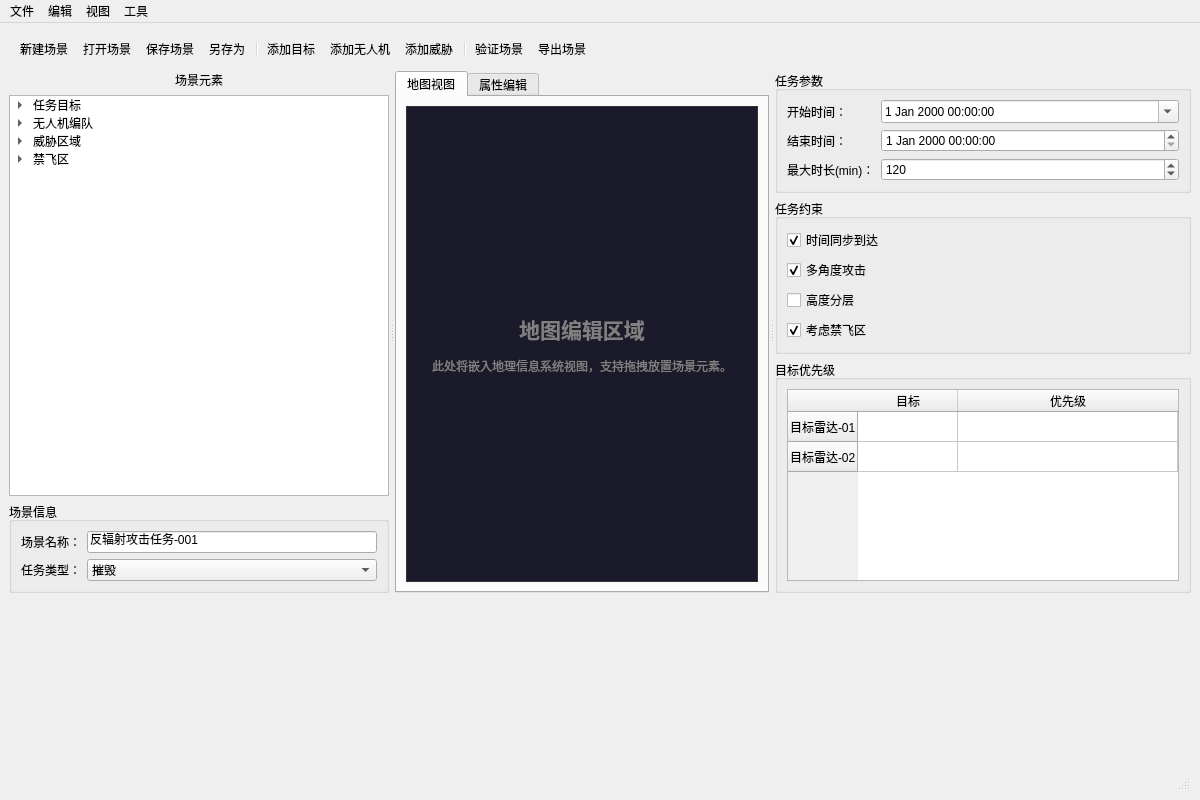
<?xml version="1.0" encoding="UTF-8"?>
<ui version="4.0">
 <class>MissionScenarioEditor</class>
 <widget class="QMainWindow" name="MissionScenarioEditor">
  <property name="geometry">
   <rect>
    <x>0</x>
    <y>0</y>
    <width>1200</width>
    <height>800</height>
   </rect>
  </property>
  <property name="windowTitle">
   <string>任务场景编辑 - 反辐射无人机仿真系统</string>
  </property>
  <widget class="QWidget" name="centralwidget">
   <layout class="QVBoxLayout" name="verticalLayout">
    <!-- 顶部工具栏 -->
    <item>
     <widget class="QToolBar" name="toolBar">
      <property name="iconSize">
       <size>
        <width>24</width>
        <height>24</height>
       </size>
      </property>
      <property name="toolButtonStyle">
       <enum>Qt::ToolButtonTextUnderIcon</enum>
      </property>
      <addaction name="actionNewScenario"/>
      <addaction name="actionOpenScenario"/>
      <addaction name="actionSaveScenario"/>
      <addaction name="actionSaveAs"/>
      <addaction name="separator"/>
      <addaction name="actionAddTarget"/>
      <addaction name="actionAddUAV"/>
      <addaction name="actionAddThreat"/>
      <addaction name="separator"/>
      <addaction name="actionValidate"/>
      <addaction name="actionExport"/>
     </widget>
    </item>
    <!-- 主分割区域 -->
    <item>
     <widget class="QSplitter" name="splitter">
      <property name="orientation">
       <enum>Qt::Horizontal</enum>
      </property>
      <property name="handleWidth">
       <number>6</number>
      </property>
      <!-- 左侧场景元素列表 -->
      <widget class="QWidget" name="leftPanel" native="true">
       <property name="minimumWidth">
        <number>250</number>
       </property>
       <property name="maximumWidth">
        <number>350</number>
       </property>
       <layout class="QVBoxLayout" name="verticalLayout_2">
        <item>
         <widget class="QLabel" name="labelScenarioElements">
          <property name="text">
           <string>场景元素</string>
          </property>
          <property name="alignment">
           <set>Qt::AlignCenter</set>
          </property>
         </widget>
        </item>
        <item>
         <widget class="QTreeWidget" name="treeScenario">
          <property name="headerHidden">
           <bool>true</bool>
          </property>
          <column>
           <property name="text">
            <string>元素</string>
           </property>
          </column>
          <item>
           <property name="text">
            <string>任务目标</string>
           </property>
           <item>
            <property name="text">
             <string>目标雷达-01 (火控雷达)</string>
            </property>
           </item>
           <item>
            <property name="text">
             <string>目标雷达-02 (预警雷达)</string>
            </property>
           </item>
          </item>
          <item>
           <property name="text">
            <string>无人机编队</string>
           </property>
           <item>
            <property name="text">
             <string>攻击机群 (12架)</string>
            </property>
           </item>
           <item>
            <property name="text">
             <string>侦察机群 (6架)</string>
            </property>
           </item>
          </item>
          <item>
           <property name="text">
            <string>威胁区域</string>
           </property>
           <item>
            <property name="text">
             <string>防空导弹阵地</string>
            </property>
           </item>
           <item>
            <property name="text">
             <string>高炮阵地</string>
            </property>
           </item>
          </item>
          <item>
           <property name="text">
            <string>禁飞区</string>
           </property>
           <item>
            <property name="text">
             <string>民航航线-01</string>
            </property>
           </item>
          </item>
         </widget>
        </item>
        <item>
         <widget class="QGroupBox" name="groupBoxScenarioInfo">
          <property name="title">
           <string>场景信息</string>
          </property>
          <layout class="QFormLayout" name="formLayout">
           <item row="0" column="0">
            <widget class="QLabel" name="labelScenarioName">
             <property name="text">
              <string>场景名称：</string>
             </property>
            </widget>
           </item>
           <item row="0" column="1">
            <widget class="QLineEdit" name="editScenarioName">
             <property name="text">
              <string>反辐射攻击任务-001</string>
             </property>
            </widget>
           </item>
           <item row="1" column="0">
            <widget class="QLabel" name="labelScenarioType">
             <property name="text">
              <string>任务类型：</string>
             </property>
            </widget>
           </item>
           <item row="1" column="1">
            <widget class="QComboBox" name="comboScenarioType">
             <item>
              <property name="text">
               <string>摧毁</string>
              </property>
             </item>
             <item>
              <property name="text">
               <string>压制</string>
              </property>
             </item>
             <item>
              <property name="text">
               <string>诱偏</string>
              </property>
             </item>
             <item>
              <property name="text">
               <string>侦察</string>
              </property>
             </item>
             <item>
              <property name="text">
               <string>综合</string>
              </property>
             </item>
            </widget>
           </item>
          </layout>
         </widget>
        </item>
       </layout>
      </widget>
      <!-- 中央地图/编辑区 -->
      <widget class="QTabWidget" name="tabWidget">
       <property name="currentIndex">
        <number>0</number>
       </property>
       <widget class="QWidget" name="tabMap">
        <attribute name="title">
         <string>地图视图</string>
        </attribute>
        <layout class="QVBoxLayout" name="verticalLayout_3">
         <item>
          <widget class="QLabel" name="labelMapPlaceholder">
           <property name="text">
            <string>&lt;html&gt;&lt;head/&gt;&lt;body&gt;&lt;p align=&quot;center&quot;&gt;&lt;span style=&quot; font-size:16pt; font-weight:600; color:#808080;&quot;&gt;地图编辑区域&lt;/span&gt;&lt;/p&gt;&lt;p align=&quot;center&quot;&gt;&lt;span style=&quot; color:#808080;&quot;&gt;此处将嵌入地理信息系统视图，支持拖拽放置场景元素。&lt;/span&gt;&lt;/p&gt;&lt;/body&gt;&lt;/html&gt;</string>
           </property>
           <property name="alignment">
            <set>Qt::AlignCenter</set>
           </property>
           <property name="wordWrap">
            <bool>true</bool>
           </property>
           <property name="styleSheet">
            <string notr="true">background-color: #1a1a2a; color: white; border: 1px solid #333;</string>
           </property>
          </widget>
         </item>
        </layout>
       </widget>
       <widget class="QWidget" name="tabProperties">
        <attribute name="title">
         <string>属性编辑</string>
        </attribute>
        <layout class="QVBoxLayout" name="verticalLayout_4">
         <item>
          <widget class="QGroupBox" name="groupBoxElementType">
           <property name="title">
            <string>当前选中元素</string>
           </property>
           <layout class="QFormLayout" name="formLayout_2">
            <item row="0" column="0">
             <widget class="QLabel" name="labelElementType">
              <property name="text">
               <string>类型：</string>
              </property>
             </widget>
            </item>
            <item row="0" column="1">
             <widget class="QLabel" name="labelElementTypeValue">
              <property name="text">
               <string>目标雷达</string>
              </property>
             </widget>
            </item>
            <item row="1" column="0">
             <widget class="QLabel" name="labelElementName">
              <property name="text">
               <string>名称：</string>
              </property>
             </widget>
            </item>
            <item row="1" column="1">
             <widget class="QLineEdit" name="editElementName">
              <property name="text">
               <string>目标雷达-01</string>
              </property>
             </widget>
            </item>
           </layout>
          </widget>
         </item>
         <item>
          <widget class="QGroupBox" name="groupBoxPosition">
           <property name="title">
            <string>位置信息</string>
           </property>
           <layout class="QGridLayout" name="gridLayout">
            <item row="0" column="0">
             <widget class="QLabel" name="labelLongitude">
              <property name="text">
               <string>经度：</string>
              </property>
             </widget>
            </item>
            <item row="0" column="1">
             <widget class="QDoubleSpinBox" name="spinLongitude">
              <property name="decimals">
               <number>4</number>
              </property>
              <property name="minimum">
               <double>-180.000000000000000</double>
              </property>
              <property name="maximum">
               <double>180.000000000000000</double>
              </property>
              <property name="value">
               <double>125.320000000000000</double>
              </property>
             </widget>
            </item>
            <item row="1" column="0">
             <widget class="QLabel" name="labelLatitude">
              <property name="text">
               <string>纬度：</string>
              </property>
             </widget>
            </item>
            <item row="1" column="1">
             <widget class="QDoubleSpinBox" name="spinLatitude">
              <property name="decimals">
               <number>4</number>
              </property>
              <property name="minimum">
               <double>-90.000000000000000</double>
              </property>
              <property name="maximum">
               <double>90.000000000000000</double>
              </property>
              <property name="value">
               <double>78.560000000000000</double>
              </property>
             </widget>
            </item>
            <item row="2" column="0">
             <widget class="QLabel" name="labelAltitude">
              <property name="text">
               <string>高度(m)：</string>
              </property>
             </widget>
            </item>
            <item row="2" column="1">
             <widget class="QSpinBox" name="spinAltitude">
              <property name="maximum">
               <number>10000</number>
              </property>
              <property name="value">
               <number>3500</number>
              </property>
             </widget>
            </item>
           </layout>
          </widget>
         </item>
         <item>
          <widget class="QGroupBox" name="groupBoxTargetSpecific">
           <property name="title">
            <string>目标属性</string>
           </property>
           <layout class="QFormLayout" name="formLayout_3">
            <item row="0" column="0">
             <widget class="QLabel" name="labelTargetType">
              <property name="text">
               <string>雷达类型：</string>
              </property>
             </widget>
            </item>
            <item row="0" column="1">
             <widget class="QComboBox" name="comboTargetType">
              <item>
               <property name="text">
                <string>火控雷达</string>
               </property>
              </item>
              <item>
               <property name="text">
                <string>预警雷达</string>
               </property>
              </item>
              <item>
               <property name="text">
                <string>跟踪雷达</string>
               </property>
              </item>
              <item>
               <property name="text">
                <string>搜索雷达</string>
               </property>
              </item>
              <item>
               <property name="text">
                <string>制导雷达</string>
               </property>
              </item>
             </widget>
            </item>
            <item row="1" column="0">
             <widget class="QLabel" name="labelThreatLevel">
              <property name="text">
               <string>威胁等级：</string>
              </property>
             </widget>
            </item>
            <item row="1" column="1">
             <widget class="QComboBox" name="comboThreatLevel">
              <item>
               <property name="text">
                <string>高</string>
               </property>
              </item>
              <item>
               <property name="text">
                <string>中</string>
               </property>
              </item>
              <item>
               <property name="text">
                <string>低</string>
               </property>
              </item>
             </widget>
            </item>
            <item row="2" column="0">
             <widget class="QLabel" name="labelFrequency">
              <property name="text">
               <string>工作频率(GHz)：</string>
              </property>
             </widget>
            </item>
            <item row="2" column="1">
             <widget class="QLineEdit" name="editFrequency">
              <property name="text">
               <string>2-18</string>
              </property>
             </widget>
            </item>
           </layout>
          </widget>
         </item>
        </layout>
       </widget>
      </widget>
      <!-- 右侧任务参数面板 -->
      <widget class="QWidget" name="rightPanel" native="true">
       <property name="minimumWidth">
        <number>200</number>
       </property>
       <property name="maximumWidth">
        <number>300</number>
       </property>
       <layout class="QVBoxLayout" name="verticalLayout_5">
        <item>
         <widget class="QGroupBox" name="groupBoxMissionParams">
          <property name="title">
           <string>任务参数</string>
          </property>
          <layout class="QFormLayout" name="formLayout_4">
           <item row="0" column="0">
            <widget class="QLabel" name="labelStartTime">
             <property name="text">
              <string>开始时间：</string>
             </property>
            </widget>
           </item>
           <item row="0" column="1">
            <widget class="QDateTimeEdit" name="dateTimeStart">
             <property name="calendarPopup">
              <bool>true</bool>
             </property>
            </widget>
           </item>
           <item row="1" column="0">
            <widget class="QLabel" name="labelEndTime">
             <property name="text">
              <string>结束时间：</string>
             </property>
            </widget>
           </item>
           <item row="1" column="1">
            <widget class="QDateTimeEdit" name="dateTimeEnd"/>
           </item>
           <item row="2" column="0">
            <widget class="QLabel" name="labelMaxDuration">
             <property name="text">
              <string>最大时长(min)：</string>
             </property>
            </widget>
           </item>
           <item row="2" column="1">
            <widget class="QSpinBox" name="spinMaxDuration">
             <property name="maximum">
              <number>1440</number>
             </property>
             <property name="value">
              <number>120</number>
             </property>
            </widget>
           </item>
          </layout>
         </widget>
        </item>
        <item>
         <widget class="QGroupBox" name="groupBoxConstraints">
          <property name="title">
           <string>任务约束</string>
          </property>
          <layout class="QVBoxLayout" name="verticalLayout_6">
           <item>
            <widget class="QCheckBox" name="checkTimeSynchronization">
             <property name="text">
              <string>时间同步到达</string>
             </property>
             <property name="checked">
              <bool>true</bool>
             </property>
            </widget>
           </item>
           <item>
            <widget class="QCheckBox" name="checkMultiAngle">
             <property name="text">
              <string>多角度攻击</string>
             </property>
             <property name="checked">
              <bool>true</bool>
             </property>
            </widget>
           </item>
           <item>
            <widget class="QCheckBox" name="checkHeightLayered">
             <property name="text">
              <string>高度分层</string>
             </property>
            </widget>
           </item>
           <item>
            <widget class="QCheckBox" name="checkNoFlyZones">
             <property name="text">
              <string>考虑禁飞区</string>
             </property>
             <property name="checked">
              <bool>true</bool>
             </property>
            </widget>
           </item>
          </layout>
         </widget>
        </item>
        <item>
         <widget class="QGroupBox" name="groupBoxPriority">
          <property name="title">
           <string>目标优先级</string>
          </property>
          <layout class="QVBoxLayout" name="verticalLayout_7">
           <item>
            <widget class="QTableWidget" name="tablePriority">
             <property name="columnCount">
              <number>2</number>
             </property>
             <attribute name="horizontalHeaderStretchLastSection">
              <bool>true</bool>
             </attribute>
             <column>
              <property name="text">
               <string>目标</string>
              </property>
             </column>
             <column>
              <property name="text">
               <string>优先级</string>
              </property>
             </column>
             <row>
              <property name="text">
               <string>目标雷达-01</string>
              </property>
             </row>
             <row>
              <property name="text">
               <string>目标雷达-02</string>
              </property>
             </row>
            </widget>
           </item>
          </layout>
         </widget>
        </item>
       </layout>
      </widget>
     </widget>
    </item>
    <!-- 底部状态栏 -->
    <item>
     <widget class="QStatusBar" name="statusbar"/>
    </item>
   </layout>
  </widget>
  <widget class="QMenuBar" name="menubar">
   <property name="geometry">
    <rect>
     <x>0</x>
     <y>0</y>
     <width>1200</width>
     <height>22</height>
    </rect>
   </property>
   <widget class="QMenu" name="menuFile">
    <property name="title">
     <string>文件</string>
    </property>
    <addaction name="actionNewScenario"/>
    <addaction name="actionOpenScenario"/>
    <addaction name="actionSaveScenario"/>
    <addaction name="actionSaveAs"/>
    <addaction name="separator"/>
    <addaction name="actionExport"/>
    <addaction name="actionExit"/>
   </widget>
   <widget class="QMenu" name="menuEdit">
    <property name="title">
     <string>编辑</string>
    </property>
    <addaction name="actionAddTarget"/>
    <addaction name="actionAddUAV"/>
    <addaction name="actionAddThreat"/>
    <addaction name="separator"/>
    <addaction name="actionDelete"/>
   </widget>
   <widget class="QMenu" name="menuView">
    <property name="title">
     <string>视图</string>
    </property>
    <addaction name="actionShowGrid"/>
    <addaction name="actionShowCoordinates"/>
   </widget>
   <widget class="QMenu" name="menuTools">
    <property name="title">
     <string>工具</string>
    </property>
    <addaction name="actionValidate"/>
    <addaction name="actionCalculateForces"/>
   </widget>
   <addaction name="menuFile"/>
   <addaction name="menuEdit"/>
   <addaction name="menuView"/>
   <addaction name="menuTools"/>
  </widget>
  <action name="actionNewScenario">
   <property name="text">
    <string>新建场景</string>
   </property>
  </action>
  <action name="actionOpenScenario">
   <property name="text">
    <string>打开场景</string>
   </property>
  </action>
  <action name="actionSaveScenario">
   <property name="text">
    <string>保存场景</string>
   </property>
  </action>
  <action name="actionSaveAs">
   <property name="text">
    <string>另存为</string>
   </property>
  </action>
  <action name="actionExport">
   <property name="text">
    <string>导出场景</string>
   </property>
  </action>
  <action name="actionExit">
   <property name="text">
    <string>退出</string>
   </property>
  </action>
  <action name="actionAddTarget">
   <property name="text">
    <string>添加目标</string>
   </property>
  </action>
  <action name="actionAddUAV">
   <property name="text">
    <string>添加无人机</string>
   </property>
  </action>
  <action name="actionAddThreat">
   <property name="text">
    <string>添加威胁</string>
   </property>
  </action>
  <action name="actionDelete">
   <property name="text">
    <string>删除</string>
   </property>
  </action>
  <action name="actionShowGrid">
   <property name="text">
    <string>显示网格</string>
   </property>
   <property name="checkable">
    <bool>true</bool>
   </property>
   <property name="checked">
    <bool>true</bool>
   </property>
  </action>
  <action name="actionShowCoordinates">
   <property name="text">
    <string>显示坐标</string>
   </property>
   <property name="checkable">
    <bool>true</bool>
   </property>
   <property name="checked">
    <bool>true</bool>
   </property>
  </action>
  <action name="actionValidate">
   <property name="text">
    <string>验证场景</string>
   </property>
  </action>
  <action name="actionCalculateForces">
   <property name="text">
    <string>计算兵力需求</string>
   </property>
  </action>
 </widget>
 <resources/>
 <connections/>
</ui>
